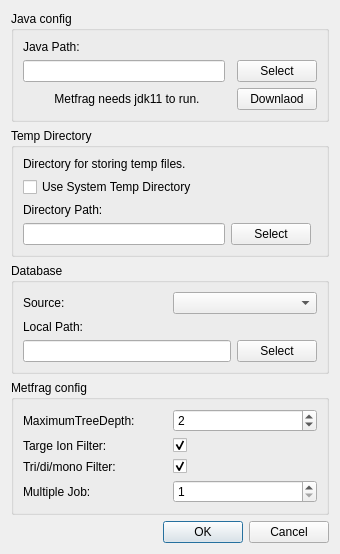
<?xml version="1.0" encoding="UTF-8"?>
<ui version="4.0">
 <class>Dialog</class>
 <widget class="QDialog" name="Dialog">
  <property name="geometry">
   <rect>
    <x>0</x>
    <y>0</y>
    <width>340</width>
    <height>545</height>
   </rect>
  </property>
  <property name="windowTitle">
   <string>Dialog</string>
  </property>
  <layout class="QVBoxLayout" name="verticalLayout">
   <item>
    <widget class="QGroupBox" name="groupBox_2">
     <property name="title">
      <string>Java config</string>
     </property>
     <layout class="QGridLayout" name="gridLayout">
      <item row="2" column="2">
       <widget class="QPushButton" name="downloadJavaButton">
        <property name="text">
         <string>Downlaod</string>
        </property>
       </widget>
      </item>
      <item row="0" column="0">
       <widget class="QLabel" name="label">
        <property name="text">
         <string>Java Path:</string>
        </property>
       </widget>
      </item>
      <item row="2" column="0" colspan="2">
       <widget class="QLabel" name="label_4">
        <property name="text">
         <string>Metfrag needs jdk11 to run.</string>
        </property>
        <property name="alignment">
         <set>Qt::AlignCenter</set>
        </property>
       </widget>
      </item>
      <item row="1" column="0">
       <widget class="QLineEdit" name="javaPathEdit"/>
      </item>
      <item row="1" column="2">
       <widget class="QPushButton" name="selectJavaPathButton">
        <property name="text">
         <string>Select</string>
        </property>
       </widget>
      </item>
     </layout>
    </widget>
   </item>
   <item>
    <widget class="QGroupBox" name="groupBox_3">
     <property name="title">
      <string>Temp Directory</string>
     </property>
     <layout class="QGridLayout" name="gridLayout_3">
      <item row="2" column="0" colspan="3">
       <widget class="QCheckBox" name="sysTempDirCheckBox">
        <property name="text">
         <string>Use System Temp Directory</string>
        </property>
       </widget>
      </item>
      <item row="3" column="0">
       <widget class="QLabel" name="label_5">
        <property name="text">
         <string>Directory Path:</string>
        </property>
       </widget>
      </item>
      <item row="0" column="0" colspan="3">
       <widget class="QLabel" name="label_8">
        <property name="text">
         <string>Directory for storing temp files.</string>
        </property>
        <property name="alignment">
         <set>Qt::AlignLeading|Qt::AlignLeft|Qt::AlignVCenter</set>
        </property>
       </widget>
      </item>
      <item row="4" column="0">
       <widget class="QLineEdit" name="tempDirPath"/>
      </item>
      <item row="4" column="1">
       <widget class="QPushButton" name="tempDirButton">
        <property name="text">
         <string>Select</string>
        </property>
       </widget>
      </item>
     </layout>
    </widget>
   </item>
   <item>
    <widget class="QGroupBox" name="groupBox">
     <property name="title">
      <string>Database</string>
     </property>
     <layout class="QGridLayout" name="gridLayout_2">
      <item row="0" column="1">
       <widget class="QComboBox" name="dbComboBox"/>
      </item>
      <item row="0" column="0">
       <widget class="QLabel" name="label_2">
        <property name="text">
         <string>Source:</string>
        </property>
       </widget>
      </item>
      <item row="1" column="0" colspan="2">
       <widget class="QWidget" name="dbExtraInfoWidget" native="true">
        <layout class="QGridLayout" name="gridLayout_5">
         <property name="leftMargin">
          <number>0</number>
         </property>
         <property name="topMargin">
          <number>0</number>
         </property>
         <property name="rightMargin">
          <number>0</number>
         </property>
         <property name="bottomMargin">
          <number>0</number>
         </property>
         <item row="0" column="0">
          <widget class="QLabel" name="label_9">
           <property name="text">
            <string>Local Path:</string>
           </property>
          </widget>
         </item>
         <item row="1" column="0">
          <widget class="QLineEdit" name="dbPathEdit"/>
         </item>
         <item row="1" column="1">
          <widget class="QPushButton" name="selectDBPathButton">
           <property name="text">
            <string>Select</string>
           </property>
          </widget>
         </item>
        </layout>
       </widget>
      </item>
     </layout>
    </widget>
   </item>
   <item>
    <widget class="QGroupBox" name="groupBox_4">
     <property name="title">
      <string>Metfrag config</string>
     </property>
     <layout class="QGridLayout" name="gridLayout_4">
      <item row="1" column="1">
       <widget class="QCheckBox" name="filterTargetIonCheckBox">
        <property name="acceptDrops">
         <bool>false</bool>
        </property>
        <property name="text">
         <string/>
        </property>
        <property name="checked">
         <bool>true</bool>
        </property>
       </widget>
      </item>
      <item row="0" column="1">
       <widget class="QSpinBox" name="maxTreeDepthSpinBox">
        <property name="minimum">
         <number>1</number>
        </property>
        <property name="value">
         <number>2</number>
        </property>
       </widget>
      </item>
      <item row="1" column="0">
       <widget class="QLabel" name="label_7">
        <property name="text">
         <string>Targe Ion Filter:</string>
        </property>
       </widget>
      </item>
      <item row="0" column="0">
       <widget class="QLabel" name="label_6">
        <property name="text">
         <string>MaximumTreeDepth:</string>
        </property>
       </widget>
      </item>
      <item row="2" column="1">
       <widget class="QCheckBox" name="filterEsterTypeCheckBox">
        <property name="text">
         <string/>
        </property>
        <property name="checked">
         <bool>true</bool>
        </property>
       </widget>
      </item>
      <item row="2" column="0">
       <widget class="QLabel" name="label_10">
        <property name="text">
         <string>Tri/di/mono Filter:</string>
        </property>
       </widget>
      </item>
      <item row="3" column="0">
       <widget class="QLabel" name="label_3">
        <property name="text">
         <string>Multiple Job:</string>
        </property>
       </widget>
      </item>
      <item row="3" column="1">
       <widget class="QSpinBox" name="nJobSpinBox">
        <property name="minimum">
         <number>1</number>
        </property>
       </widget>
      </item>
     </layout>
    </widget>
   </item>
   <item>
    <spacer name="verticalSpacer">
     <property name="orientation">
      <enum>Qt::Vertical</enum>
     </property>
     <property name="sizeHint" stdset="0">
      <size>
       <width>20</width>
       <height>40</height>
      </size>
     </property>
    </spacer>
   </item>
   <item>
    <widget class="QDialogButtonBox" name="buttonBox">
     <property name="orientation">
      <enum>Qt::Horizontal</enum>
     </property>
     <property name="standardButtons">
      <set>QDialogButtonBox::Cancel|QDialogButtonBox::Ok</set>
     </property>
    </widget>
   </item>
  </layout>
 </widget>
 <resources/>
 <connections>
  <connection>
   <sender>buttonBox</sender>
   <signal>accepted()</signal>
   <receiver>Dialog</receiver>
   <slot>accept()</slot>
   <hints>
    <hint type="sourcelabel">
     <x>248</x>
     <y>254</y>
    </hint>
    <hint type="destinationlabel">
     <x>157</x>
     <y>274</y>
    </hint>
   </hints>
  </connection>
  <connection>
   <sender>buttonBox</sender>
   <signal>rejected()</signal>
   <receiver>Dialog</receiver>
   <slot>reject()</slot>
   <hints>
    <hint type="sourcelabel">
     <x>316</x>
     <y>260</y>
    </hint>
    <hint type="destinationlabel">
     <x>286</x>
     <y>274</y>
    </hint>
   </hints>
  </connection>
 </connections>
</ui>
